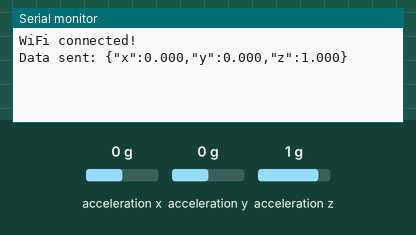
A sketch run on a simulated Arduino Nano 33 IoT. On the bench: the last lines printed to the serial monitor. The inputs (shaded band) are chosen by the test bench; at power-on: acceleration x 0 g, acceleration y 0 g, acceleration z 1 g. WiFi joins after 1.5 s; servers stay silent unless stated.

Above: at 2.7 s.
2.8 s: acceleration x set to -1.4 g
At 3.3 s:
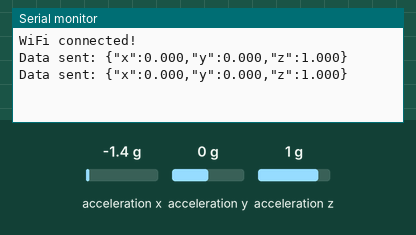
4.5 s: acceleration y set to -1.4 g
At 6.0 s:
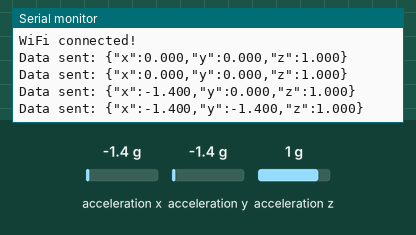
6.2 s: acceleration z set to -1.4 g
At 7.4 s:
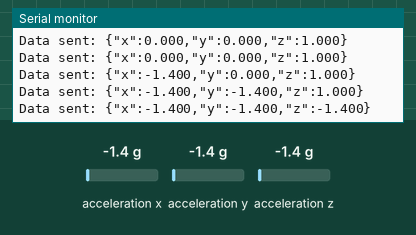

The sketch:

sketch_sep24a.ino
```cpp
/*
  Simple Arduino Nano 33 IoT Accelerometer
  Sends only accelerometer data to your dashboard
*/

#include <WiFiNINA.h>
#include <Arduino_LSM6DS3.h>

// WiFi credentials
const char* ssid = "OwaisA32";
const char* password = "12211221";

// Server configuration
const char* serverHost = "10.228.51.244";
const int serverPort = 9000;

WiFiClient tcpClient;

void setup() {
  Serial.begin(115200);

  // Initialize accelerometer
  if (!IMU.begin()) {
    Serial.println("Failed to initialize accelerometer!");
    while (1);
  }

  // Connect to WiFi
  WiFi.begin(ssid, password);
  while (WiFi.status() != WL_CONNECTED) {
    delay(1000);
    Serial.print(".");
  }
  Serial.println("\nWiFi connected!");
}

void loop() {
  float x, y, z;

  // Read accelerometer
  if (IMU.accelerationAvailable()) {
    IMU.readAcceleration(x, y, z);

    // Send to TCP server
    if (tcpClient.connect(serverHost, serverPort)) {
      String data = "{\"x\":" + String(x, 3) +
                    ",\"y\":" + String(y, 3) + ",\"z\":" + String(z, 3) + "}";

      tcpClient.println(data);
      tcpClient.stop();

      Serial.println("Data sent: " + data);
    }
  }

  delay(1000); // Send every 1 second
}
```

Measured:
- after the input at 4.5 s, the serial monitor: prints a new line after 0.81 s (image 2)
- after the input at 6.2 s, the serial monitor: prints a new line after 0.31 s (image 3)
